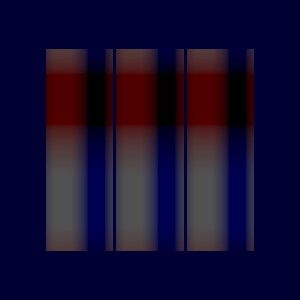

Generate this figure with Python:
#!/usr/bin/env python

# Import a glTF file with default texture sampler settings and render.

import os

import vtkmodules.vtkInteractionStyle  # noqa: F401
import vtkmodules.vtkRenderingFreeType  # noqa: F401
import vtkmodules.vtkRenderingOpenGL2  # noqa: F401

from vtkmodules.vtkIOImport import vtkGLTFImporter
from vtkmodules.vtkRenderingCore import (
    vtkRenderWindow,
    vtkRenderWindowInteractor,
    vtkRenderer,
)

# Source
data_dir = os.environ.get("VPE_DATA_DIR", os.path.dirname(os.path.abspath(__file__)))

# Import glTF
gltf_importer = vtkGLTFImporter()
gltf_importer.SetFileName(os.path.join(data_dir, "glTF", "texture-sampler-defaults.gltf"))
gltf_importer.ImportArmatureOn()
gltf_importer.SetCamera(-1)

# Renderer
renderer = vtkRenderer()
renderer.SetBackground(0.0, 0.0, 0.2)

# Render window
render_window = vtkRenderWindow()
render_window.AddRenderer(renderer)
render_window.SetWindowName("gltf importer texture sampler defaults")
render_window.SetMultiSamples(0)
render_window.SetSize(300, 300)

# Interactor
interactor = vtkRenderWindowInteractor()
interactor.SetRenderWindow(render_window)

gltf_importer.SetRenderWindow(render_window)
gltf_importer.Update()

interactor.Initialize()
interactor.Start()
